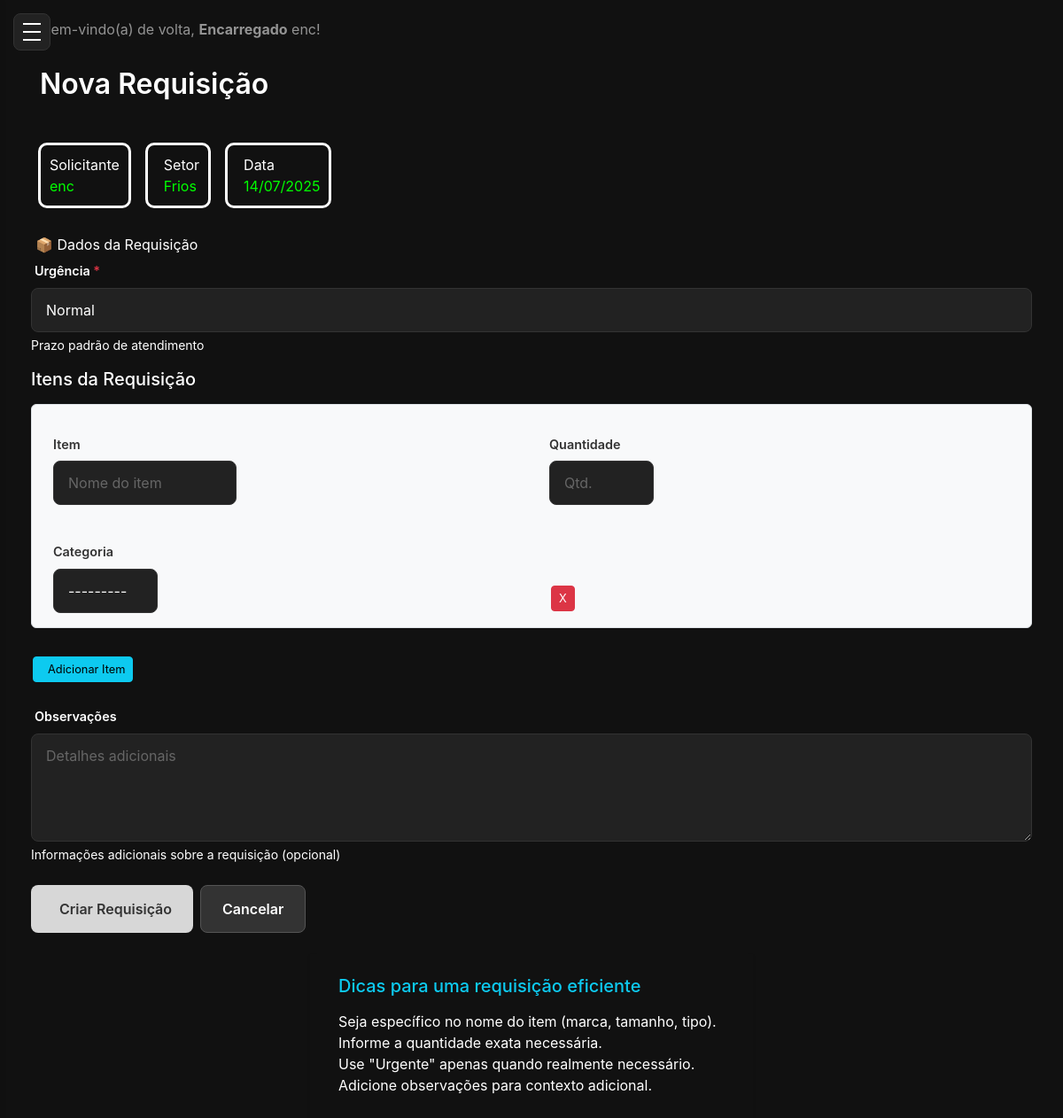
The page /requisicoes/criar/ (signed in) on the database its author committed.
### core/models.py (models this page shows, shortened)
class User(AbstractUser):
    id = models.UUIDField(primary_key=True, default = uuid.uuid4, editable=False)
    email = models.EmailField(unique=True)
    role = models.CharField(
        max_length=20,
        choices=Role.choices,
        default=Role.Almoxarife,
        verbose_name='Função',
    )
    sector = models.ForeignKey(Sector, on_delete=models.SET_NULL, blank=True, null=True)
    is_active = models.BooleanField(default=True, verbose_name="Ativo")
    USERNAME_FIELD = 'email'  # Ou 'email' se quiser autenticar por email
    REQUIRED_FIELDS = ['username']  # Garante que o email é obrigatório no admin
    class Meta:
        verbose_name = 'Usuário'
        verbose_name_plural = 'Usuários'

class Sector(models.Model):
    id = models.UUIDField(primary_key=True, default = uuid.uuid4, editable=False)
    name = models.CharField(max_length=100, unique=True, verbose_name="Nome do Setor")
    created_at = models.DateTimeField(auto_now_add=True)
    updated_at = models.DateTimeField(auto_now=True)
    class Meta:
        verbose_name = 'Setor'
        verbose_name_plural = 'Setores'
        ordering = ['name'] #Ordernar por nome Padrão

class Request(models.Model):
    id = models.UUIDField(primary_key=True, default = uuid.uuid4, editable=False)
    requester = models.ForeignKey(User,
        on_delete=models.PROTECT,
        related_name='requests_made',
        verbose_name="Requisitante",
    )
    atendido_por = models.ForeignKey(User,
        on_delete=models.SET_NULL,
        related_name='requests_attended',
        verbose_name="Atendido por",
        null=True, blank=True
    )
    sector = models.ForeignKey(Sector,
        on_delete=models.PROTECT,
        related_name='requests_from_sector',
        verbose_name="Setor",
    )
    request_code = models.CharField(max_length=20, unique=True, blank=True, null=True, verbose_name="Código da Requisição")
    urgency = models.CharField(
        max_length=10,
        choices=Urgency.choices,
        default=Urgency.NORMAL,
        verbose_name="Urgência",
    )
    observations = models.TextField(max_length=255, verbose_name="Observações")
    status = models.CharField(
        max_length=15,
        choices=RequestStatus.choices,
        default=RequestStatus.PENDING,
        verbose_name="Status",
    )
    created_at = models.DateTimeField(auto_now_add=True, verbose_name="Data da Requisição")
    updated_at = models.DateTimeField(auto_now=True, verbose_name="Ultima Atualização")
    class Meta:
        verbose_name = 'Requisição'
        verbose_name_plural = 'Requisições'
        ordering = ['-created_at']

### core/views.py (the view)
# urls.py: path('requisicoes/criar/',views.criar_requisicao,name='criar_requisicao'),
@login_required
def criar_requisicao(request):
    data_today = timezone.localdate()
    user_requests = Request.objects.filter(requester=request.user)
    context = {
        'pending_requests': user_requests.filter(status=RequestStatus.PENDING).count(),
        'approved_requests': user_requests.filter(status=RequestStatus.APPROVED).count(),
        'total_requests': user_requests.count(),
        'data_today': data_today,
    }
    if request.method == 'POST':
        form = RequestForm(request.POST)
        formset = RequestItemFormSet(request.POST, request.FILES)
        if form.is_valid() and formset.is_valid():
            with transaction.atomic():
                requisicao = form.save(commit=False)
                requisicao.requester = request.user
                if request.user.sector:
                    requisicao.sector = request.user.sector
                else:
                    form.add_error(None, 'Seu usuário não possui um setor cadastrado. Por favor, entre em contato com o gestor para que ele seja associado a um setor.')
                    context['form'] = form
                    context['formset'] = formset
                    return render(request, 'core/criar_requisicao.html', context)
                requisicao.save()
                formset.instance = requisicao
                formset.save()
            try:
                response = requests.post('http://localhost:8001/notify',
                                      json={"action": "created", "message": "Nova requisição criada"})
                print(f"Notificação enviada: {response.status_code}")
            except Exception as e:
                print(f"Erro ao enviar notificação: {e}")
                pass
            messages.success(request, 'Requisição criada com sucesso!')
            return redirect('core:listar_requisicoes')
        else:
            messages.error(request, 'Por favor, corrija os erros no formulário abaixo.')
    else:
        form = RequestForm()
        formset = RequestItemFormSet()
    context['form'] = form
    context['formset'] = formset
    return render(request, 'core/criar_requisicao.html', context)

### core/forms.py
class RequestForm(forms.ModelForm):
    class Meta:
        model = Request
        fields = ['urgency', 'observations']
        widgets = {'observations': forms.Textarea(attrs={'rows': 4})}
        labels = {
            'urgency': 'Urgência',
            'observations': 'Observações',
        }
        help_texts = {
            'urgency': 'Prazo padrão de atendimento',
            'observations': 'Informações adicionais sobre a requisição (opcional)',
        }
    def __init__(self, *args, **kwargs):
        super().__init__(*args, **kwargs)
        for field_name, field in self.fields.items():
            field.widget.attrs['class'] = 'form-control'
            if field_name == 'urgency':
                field.widget.attrs['class'] = 'form-select'
            if field_name == 'observations':
                field.widget.attrs['placeholder'] = 'Detalhes adicionais'

### templates/core/criar_requisicao.html (shortened to what this page needs)
{% extends 'base.html' %}
{% load static %}
{% block content %}
    <div class="card-title-requisicao">Nova Requisição</div>
    <div class="d-flex gap-3 mb-4">
        <div class="info-card">
            <div class="d-flex align-items-center">
                <div class="requisitante-card">
                    <div class="label">Solicitante</div>
                    <div class="value">{{ user.get_full_name|default:user.username }}</div>
                </div>
            </div>
        </div>
        <div  class="requisitante-card">
            <div class="d-flex align-items-center">
                <div>
                    <div class="label">Setor</div>
                    <div class="value">{{ user.sector.name|default:"N/A" }}</div>
                </div>
            </div>
        </div>
        <div class="requisitante-card">
            <div class="d-flex align-items-center">
                <div>
                    <div class="label">Data</div>
                    <div class="value">{{ data_today|date:"d/m/Y"}}</div>
                </div>
            </div>
        </div>
    </div>
    <div class="requisicao-card mb-4">
        <div class="requisicao-card-header">
            <div>
                <div class="requisicao-card-title">📦 Dados da Requisição
                </div>
            </div>
        </div>
        <div class="card-body">
            <form method="post">
                <div class="mb-3">
                    <label for="{{ form.urgency.id_for_label }}" class="form-label">
                         {{ form.urgency.label }} <span class="text-danger">*</span>
                    </label>
                    {{ form.urgency }}
                    {% if form.urgency.help_text %}
                        <div class="form-text text-reset text-muted">{{ form.urgency.help_text }}</div>
                    {% endif %}
                </div>
                <h5 class="mb-3">Itens da Requisição</h5>
                <div id="formset-container">
                    {% for item_form in formset %}
                        <div class="item-formset-row mb-3 p-3 border rounded bg-light text-dark">
                            <div class="row g-3">
                                <div class="col-md-5">
                                    <label for="{{ item_form.item_requested.id_for_label }}" class="form-label">Item</label>
                                    {{ item_form.item_requested }}
                                </div>
                                <div class="col-md-3">
                                    <label for="{{ item_form.quantify.id_for_label }}" class="form-label">Quantidade</label>
                                    {{ item_form.quantify }}
                                </div>
                                <div class="col-md-3">
                                    <label for="{{ item_form.category.id_for_label }}" class="form-label">Categoria</label>
                                    {{ item_form.category }}
                                </div>
                                <div class="col-md-1 d-flex align-items-end">
                                    {% if formset.can_delete %}
                                        <button type="button" class="btn btn-danger btn-sm remove-item-btn" style="width: 100%;">X</button>
                                    {% endif %}
                                </div>
                            </div>
                        </div>
                    {% endfor %}
                </div>
                <button type="button" id="add-item" class="btn btn-info btn-sm mt-3"> Adicionar Item</button>
                <div class="mb-3 mt-4">
                    <label for="{{ form.observations.id_for_label }}" class="form-label">
                         {{ form.observations.label }}
                    </label>
                    {{ form.observations }}
                    {% if form.observations.help_text %}
                        <div class="form-text text-reset text-muted">{{ form.observations.help_text }}</div>
                    {% endif %}
                </div>
                <div class="d-flex justify-content-start mt-4">
                    <button type="submit" class="btn btn-primary me-2">
                         Criar Requisição
                    </button>
                    <a href="{% url 'core:listar_requisicoes' %}" class="btn btn-secondary">Cancelar</a>
                </div>
            </form>
        </div>
    </div>
     <div class="dicas-card-container">
        <div class="d-flex justify-content-center mt-4">
            <div class="dicas-card shadow-sm p-4" style="max-width: 500px; width: 100%;">
                <h5 class="mb-3 text-info"> Dicas para uma requisição eficiente</h5>
                <ul class="list-unstyled">
                    <li> Seja específico no nome do item (marca, tamanho, tipo).</li>
                    <li> Informe a quantidade exata necessária.</li>
                    <li> Use "Urgente" apenas quando realmente necessário.</li>
                    <li> Adicione observações para contexto adicional.</li>
                </ul>
            </div>
        </div>
    </div>
{% endblock %}

### templates/base.html (shortened to what this page needs)
<!DOCTYPE html>
<html lang="pt-br">
<head>
    <link href="https://cdn.jsdelivr.net/npm/bootstrap@5.3.3/dist/css/bootstrap.min.css" rel="stylesheet">
    {% load static %}
    <link rel="stylesheet" href="{% static 'style.css' %}">
</head>
<body>
    <button class="mobile-menu-toggle" id="mobile-menu-toggle" aria-label="Abrir menu">
        <div class="hamburger">
            <span></span>
            <span></span>
            <span></span>
        </div>
    </button>
    <div class="layout-wrapper">
        <nav class="navbar navbar-dark" style="background-color: #111;">
            <div class="container-fluid">
                <span class="navbar-text">
                    Bem-vindo(a) de volta, <strong>{{ user.get_role_display }}</strong> {{ user.get_full_name|default:user.username }}!
                </span>
            </div>
        </nav>
        {% block content %}{% endblock %}
    </div>
</body>
</html>

### static/style.css (style rules this page uses)
* { margin: 0; padding: 0; box-sizing: border-box; }
html, body { height: 100%; font-family: 'Inter', Arial, sans-serif; background: #111; color: #fff; }
.mobile-menu-toggle { position: fixed; top: 15px; left: 15px; z-index: 20; background: #222; border: 1px solid #333; border-radius: 8px; padding: 10px; cursor: pointer; transition: background 0.2s; }
.mobile-menu-toggle .hamburger { width: 20px; height: 20px; position: relative; display: flex; flex-direction: column; justify-content: space-between; }
.mobile-menu-toggle .hamburger span { width: 100%; height: 2px; background: #fff; transition: all 0.3s ease; }
.layout-wrapper { flex: 1; background: #111; color: #fff; width: 95vw; min-height: 100vh; padding: 5px; overflow-x: auto; box-sizing: border-box; margin: 0; transition: margin-left 0.3s ease, width 0.3s ease; }
@media (min-width: 769px) { .layout-wrapper { margin-left: 260px; margin-right: auto; margin-left: auto; } }
.row { display: grid; grid-template-columns: repeat(2, 1fr); gap: 24px; margin: 0; align-items: stretch; }
.btn-sm { padding: 4px 8px; font-size: 0.8rem; margin: 2px; }
.card-title-requisicao { font-size: 2rem; font-weight: 600; margin-bottom: 2rem; color: #ffffff; padding: 10px 10px; }
.requisitante-card { border:solid white; border-radius: 10px; padding: 10px 10px; }
.requisitante-card .value { color: #0f0; }
.requisicao-card-title { padding: 5px 5px; }
.form-label { font-size: 0.9rem; font-weight: 600; color: #fff; }
.form-control, .form-select { background: #222; border: 1px solid #333; border-radius: 8px; padding: 12px 16px; color: #fff; font-size: 1rem; transition: border-color 0.2s; }
.form-control::placeholder { color: #666; }
.btn-primary { background: #d7d7d7; color: #333; border: none; border-radius: 8px; padding: 14px 24px; font-size: 1rem; font-weight: 600; cursor: pointer; transition: background 0.2s; }
.btn-secondary { background: #333; color: #fff; border: 1px solid #555; border-radius: 8px; padding: 14px 24px; font-size: 1rem; font-weight: 600; cursor: pointer; transition: background 0.2s; }
.text-danger { color: #ff6666; }
.item-formset-row.bg-light .form-label { color: #333 !important; }

### rows shown on the page
User: role "Encarregado", get_full_name "enc", sector.name "Frios"

### other values the page prints
{{ data_today|date:"d/m/Y" }} "14/07/2025"
